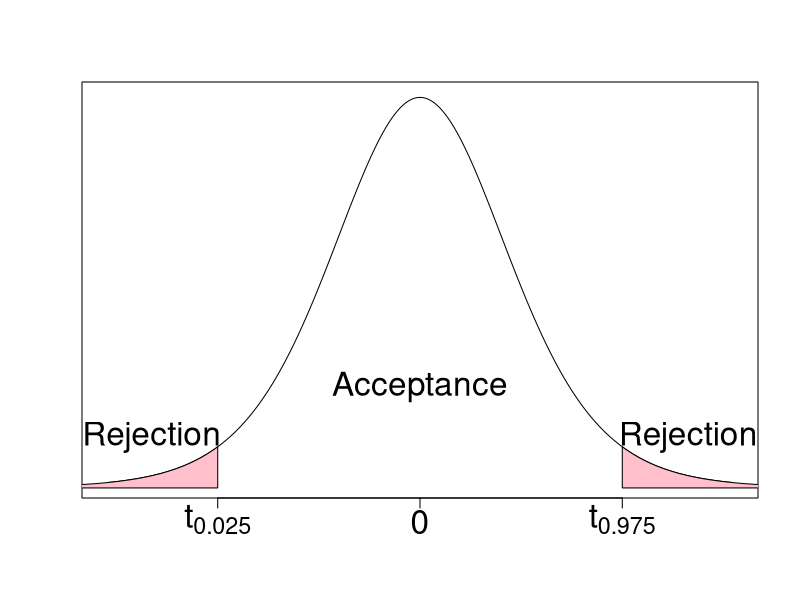
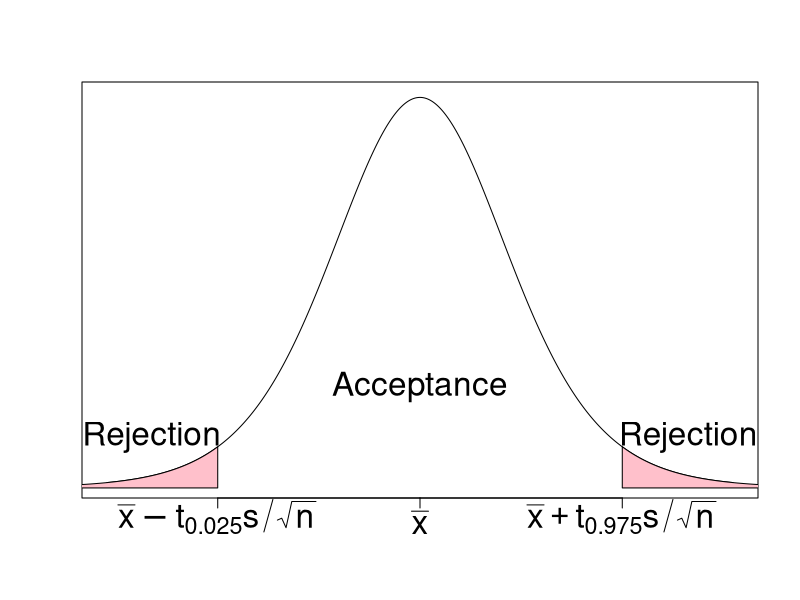
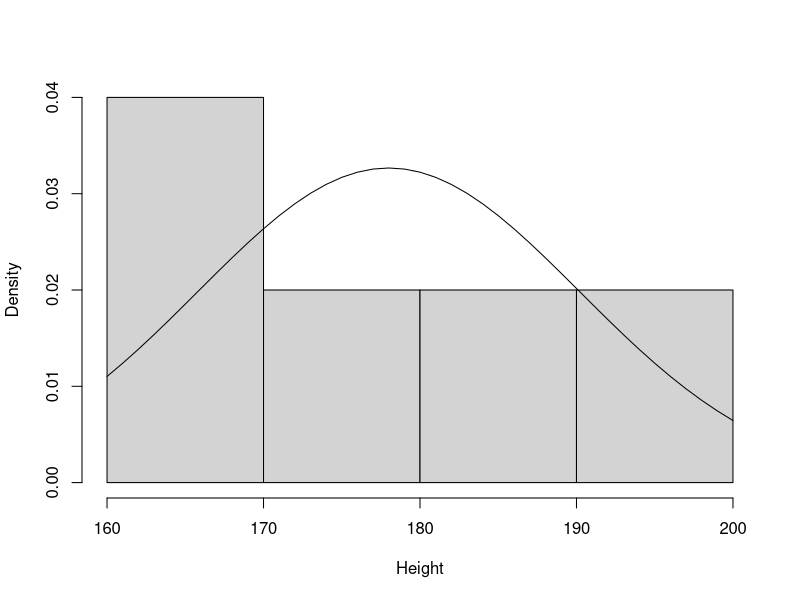
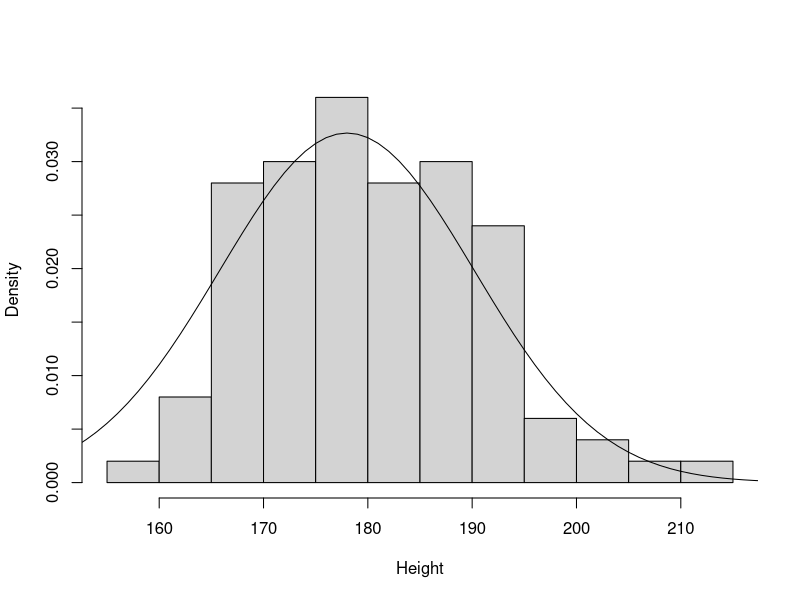
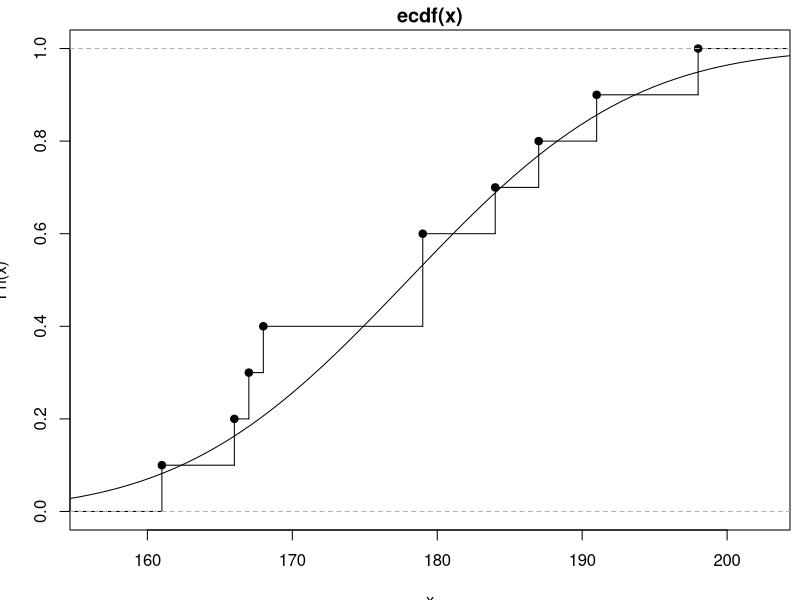
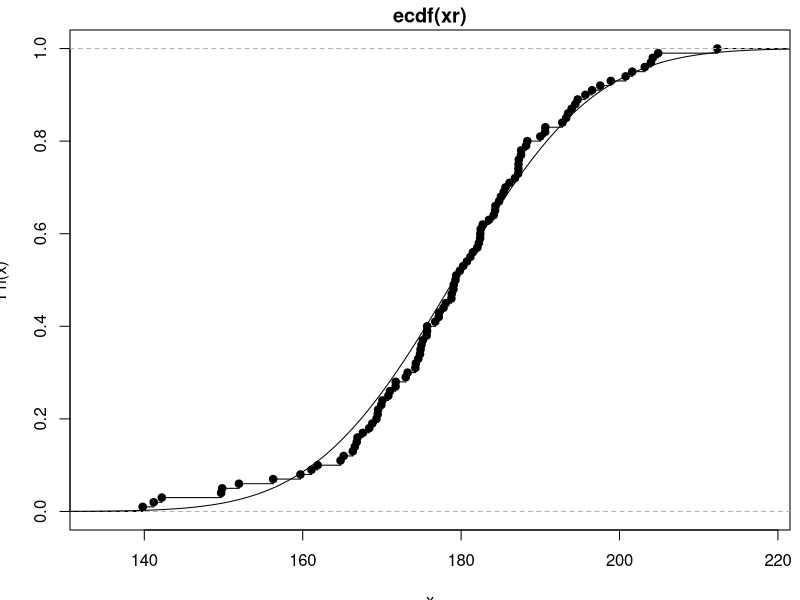
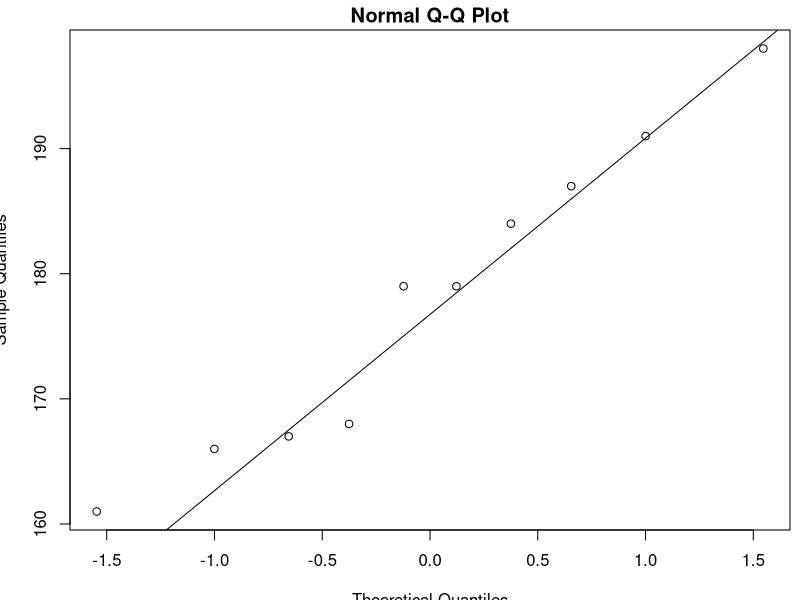
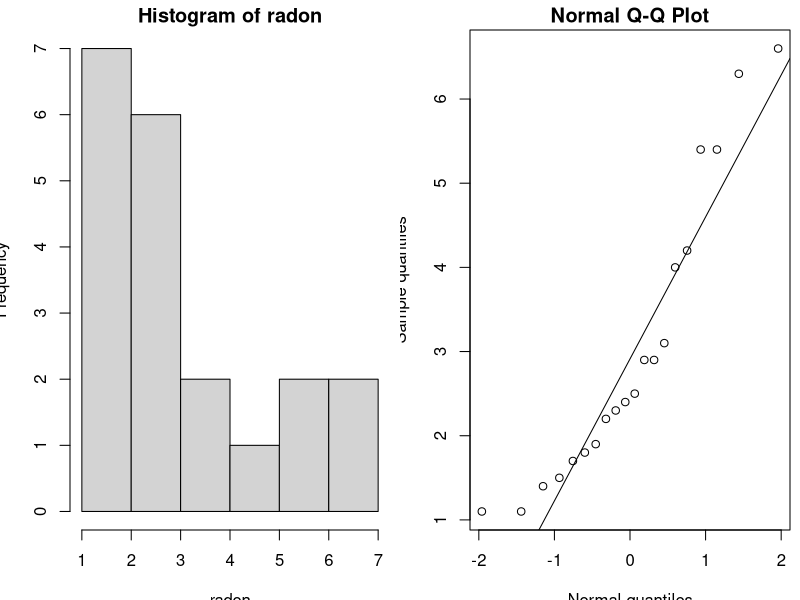

These charts were generated, in order, by the following R code:





2 * (1-pt(4.67, 9))
## Enter data:
x <- c(1.2, 2.4, 1.3, 1.3, 0.9, 1.0, 1.8, 0.8, 4.6, 1.4) 
n <- length(x)
## Compute the tobs - the observed test statistic:
tobs <- (mean(x) - 0) / (sd(x) / sqrt(n))
## Compute the p-value as a tail-probability 
## in the t-distribution:
pvalue <- 2 * (1-pt(abs(tobs), df=n-1))
pvalue
t.test(x)
x=seq(-3.5,3.5,by=0.01)
plot(x,dt(x,9),type="l",xaxt="n",xlab="",ylab="",yaxt="n")
polygon(c(qt(0.975,9),seq(qt(0.975,9),4, by=0.01),4, qt(0.975,9)),c(0,dt(seq(qt(0.975,9),4, by=0.01),9),0, 0),col="pink")
polygon(c(-qt(0.975,9),seq(-qt(0.975,9),-4, by=-0.01),-4,-qt(0.975,9)),c(0,dt(seq(-qt(0.975,9),-4, by=-0.01),9),0,0),col="pink")
text(0,0.1,"Acceptance",cex=2)
text(-3,0.05,"Rejection",cex=2)
text(3,0.05,"Rejection",cex=2)
axis(1, at=c(-qt(0.975,9),qt(0.975,9)), labels=c(expression(t[0.025]),expression(t[0.975])), cex.axis=2)
axis(1, at=c(0), labels=0, cex.axis=2)
x=seq(-3.5,3.5,by=0.01)
plot(x,dt(x,9),type="l",xaxt="n",xlab="",ylab="",yaxt="n")
polygon(c(qt(0.975,9),seq(qt(0.975,9),4, by=0.01),4, qt(0.975,9)),c(0,dt(seq(qt(0.975,9),4, by=0.01),9),0, 0),col="pink")
polygon(c(-qt(0.975,9),seq(-qt(0.975,9),-4, by=-0.01),-4,-qt(0.975,9)),c(0,dt(seq(-qt(0.975,9),-4, by=-0.01),9),0,0),col="pink")
text(0,0.1,"Acceptance",cex=2)
text(-3,0.05,"Rejection",cex=2)
text(3,0.05,"Rejection",cex=2)
axis(1, at=c(-qt(0.975,9),qt(0.975,9)), labels=c(expression(bar(x)-t[0.025]*s/sqrt(n)),expression(bar(x)+t[0.975]*s/sqrt(n))), cex.axis=2)
axis(1, at=c(0), labels=expression(bar(x)), cex.axis=2)
x <- c(168,161,167,179,184,166,198,187,191,179)
hist(x, xlab="Height", main="", freq = FALSE)
lines(seq(160, 200, 1), dnorm(seq(160, 200, 1), mean(x), sd(x)))
xr <- rnorm(100, mean(x), sd(x))
hist(xr, xlab="Height", main="", freq = FALSE)
lines(seq(130, 230, 1), dnorm(seq(130, 230, 1), mean(x), sd(x)))
par(mar = c(3.5, 3.5, 1.5, 0.5))
plot(ecdf(x), verticals = TRUE)
xp <- seq(0.9*min(x), 1.1*max(x), length.out = 100) 
lines(xp, pnorm(xp, mean(x), sd(x))) 
par(mar = c(3.5, 3.5, 1.5, 0.5))
xr <- rnorm(100,  mean(x), sd(x))
plot(ecdf(xr), verticals = TRUE)
xp <- seq(0.9*min(xr), 1.1*max(xr), length.out = 100) 
lines(xp, pnorm(xp, mean(xr), sd(xr))) 
par(mar = c(3.5, 3.5, 1.5, 0.5))
qqnorm(x)
qqline(x)
par(mar = c(3.5, 3.5, 1.5, 0.5))
## READING IN THE DATA
radon<-c(2.4, 4.2, 1.8, 2.5, 5.4, 2.2, 4.0, 1.1, 1.5, 5.4, 6.3,
        1.9, 1.7, 1.1, 6.6, 3.1, 2.3, 1.4, 2.9, 2.9)
##A HISTOGRAM AND A QQ-PLOT
par(mfrow=c(1,2))
hist(radon)
qqnorm(radon,ylab = 'Sample quantiles',xlab = "Normal quantiles")
qqline(radon)
par(mar = c(3.5, 3.5, 1.5, 0.5))
par(mfrow=c(1,2))
radon<-c(2.4, 4.2, 1.8, 2.5, 5.4, 2.2, 4.0, 1.1, 1.5, 5.4, 6.3,
        1.9, 1.7, 1.1, 6.6, 3.1, 2.3, 1.4, 2.9, 2.9)
##TRANSFORM USING NATURAL LOGARITHM
logRadon<-log(radon)

hist(logRadon)
qqnorm(logRadon,ylab = 'Sample quantiles',xlab = "Normal quantiles")
qqline(logRadon)

